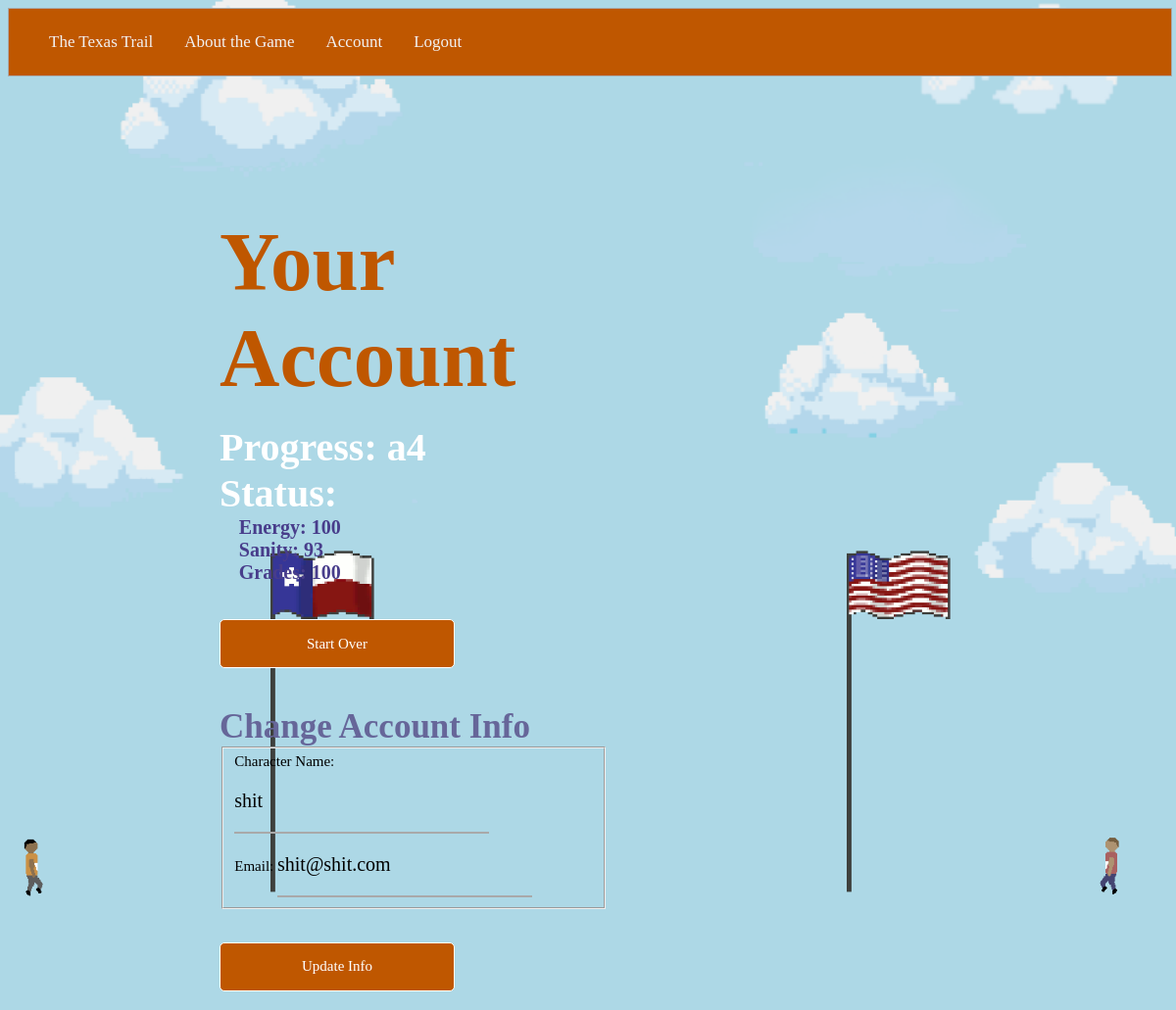
Before: /account (signed in) with the older database file.
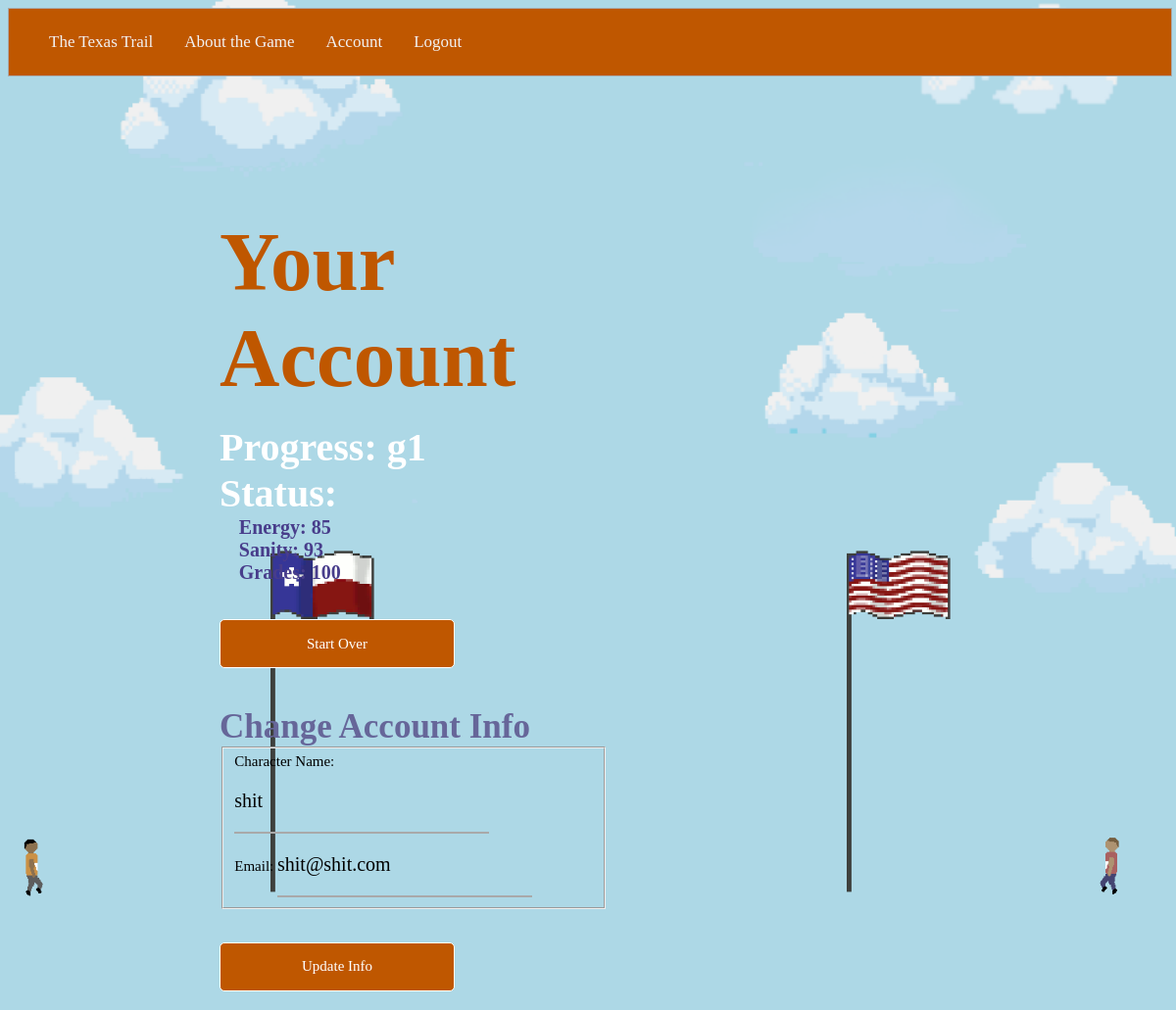
After: the same page with the newer database file.
### Application/models.py (models this page shows, shortened)
class User(db.Model, UserMixin):
	id = db.Column(db.Integer, primary_key=True)
	username = db.Column(db.String(20), unique=True, nullable=False)
	email = db.Column(db.String(120), unique=True, nullable=False)
	password = db.Column(db.String(60), nullable=False)
	energy = db.Column(db.Integer, nullable=False, default=100)
	sanity = db.Column(db.Integer, nullable=False, default=100)
	grades = db.Column(db.Integer, nullable=False, default=100)
	progress = db.Column(db.String(2), nullable=False, default='a1')

### Application/routes.py (the view)
@application.route('/account', methods=['GET', 'POST'])
@login_required
def account():
	form = UpdateInfo()
	if form.validate_on_submit():
		current_user.username = form.username.data
		current_user.email = form.email.data
		db.session.commit()
		flash('Info Updated', 'success')
		return redirect(url_for('account'))
	elif request.method == 'GET':
		form.username.data = current_user.username
		form.email.data = current_user.email
	return render_template('account.html', title='Account Information', form=form)

### Application/forms.py (shortened to what this page needs)
class UpdateInfo(FlaskForm):
	username = StringField("Character Name: ", validators=[DataRequired()])
	email = StringField("Email: ", validators=[DataRequired(), Email()])
	submit = SubmitField('Update Info')

### Application/models.py (called while the page is built)
@login_manager.user_loader
def load_user(user_id):
	return User.query.get(int(user_id))

### Application/templates/account.html (shortened to what this page needs)
{% extends "layout.html" %}
{% block content %}
<body id='account'>
  <div class='theGrid'>
    <div class='left-body'>
      <h1>Your Account</h1>
      <h2 style= "margin: 5% 0 0 0">
        Progress: {{ current_user.progress }}
        <br>
        Status:<br>
        <p style="margin-left: 5%">
          Energy: {{ current_user.energy }} <br>
          Sanity: {{ current_user.sanity }} <br>
          Grades: {{ current_user.grades }} <br>
        </p>
      </h2>
      <br><br>
      <div class='buttonList'>
            <form method ="get" action = "/reset_game"><button class ='button'>Start Over</button></form>
      </div>
      <h3>Change Account Info</h3>
      <form method="POST" action="" enctype="multipart/form-data" style= "font-family: Hardware; font-size: 15px">
            <fieldset class="form-group">
                <div class="form-group">
                    {{ form.username.label(class="form-control-label") }}
                    {% if form.username.errors %}
                        {{ form.username(class="form-control form-control-lg is-invalid") }}
                        <div class="invalid-feedback">
                            {% for error in form.username.errors %}
                                <span>{{ error }}</span>
                            {% endfor %}
                        </div>
                    {% else %}
                        {{ form.username(class="form-control form-control-lg") }}
                    {% endif %}
                </div>
                <div class="form-group">
                    {{ form.email.label(class="form-control-label") }}
                    {% if form.email.errors %}
                        {{ form.email(class="form-control form-control-lg is-invalid") }}
                        <div class="invalid-feedback">
                            {% for error in form.email.errors %}
                                <span>{{ error }}</span>
                            {% endfor %}
                        </div>
                    {% else %}
                        {{ form.email(class="form-control form-control-lg") }}
                    {% endif %}
                </div>
            </fieldset>
            <div class="form-group" style="padding: 0 0 5% 0">
              <br><br>
                {{ form.submit(class="button") }}
            </div>
      </form>
    </div>
  </div>
</body>
{% endblock %}

### Application/templates/layout.html (shortened to what this page needs)
<!DOCTYPE html>
<html>
	<head>
		<link type="text/css" rel="stylesheet" href="{{url_for('static', filename='style.css') }}" />
	</head>
	<body>
		<div class="navBar">
			<ul>
			  <a href="/">The Texas Trail</a>
			  	{%if current_user.is_authenticated %}
			  		<a href="/about">About the Game</a>
			  		<a href="/account">Account</a>
			  		<a href="/logout">Logout</a>
			  	{% else %}
			  		<a href="/about">About the Game</a>
			  		<a href="/login">Login</a>
			  		<a href="/register">Register</a>
			  	{% endif %}
			</ul>
		</div>
		{% block content %}{% endblock %}
	</body>
</html>

### Application/static/style.css (style rules this page uses)
.theGrid { display: grid; height: 100vh; width: 100vw; grid-template-columns: 18% 13% 20% 332px auto 11%; grid-template-rows: auto 600px auto; }
body { height: 95vh; width: 99vw; background: url(./Backgrounds/70.jpg) no-repeat center center fixed; -webkit-background-size: cover; -moz-background-size: cover; -o-background-size: cover; background-size: cover; overflow-x: hidden; }
body#account { background: url(./Backgrounds/walkScene.gif), url(./Backgrounds/UTTower.png), url(./Backgrounds/FlagAnim.gif), url(./Backgrounds/sky.png); -webkit-background-size: cover; -moz-background-size: cover; -o-background-size: cover; background-position: center; background-attachment: fixed; background-repeat: no-repeat; overflow-x: hidden; background-size: contain, contain, contain, cover; }
h1 { font-family: 'Dude'; font-size: 85px; color: #bf5700; margin: 10% 0 0 0; }
h2 { font-family: 'Hardware'; font-size: 40px; color: white; margin: 30% 0 0 0; }
h3 { font-family: 'Hardware'; font-size: 35px; color: #666699; margin: 10% 0 0 0; }
button { font-family: 'Hardware'; font-size: 20px; color: white; }
p { font-family: 'Hardware'; font-size: 20px; color: darkslateblue; margin: 0; padding: 0; z-index: 1000; }
a { transition: 1s ease; text-decoration: none; color: grey; margin: 0; padding: 0; }
.buttonList { margin: 0; padding: 0; }
ul { padding: 0; margin: 0; }
.left-body { grid-row: 2; grid-column: 2/4; }
.button { border:0.1em solid #FFFFFF; border-radius: 5px; padding: 0; box-sizing: border-box; text-decoration:none; font-weight:300; font-family: 'Hardware'; color:#FFFFFF; font-size: 15px; background: #bf5700; text-align:center; transition: all 0.2s; width: 240px; height: 50px; -webkit-transition: all 1s ease; white-space: nowrap; }
.navBar { border: 1px solid darkGray; transition: 0.9s ease; overflow: hidden; background-color: #bf5700; padding: 10px 25px; font-family: 'Dude'; font-size: 15px;; }
.navBar a { float: left; color: #f2f2f2; text-align: center; padding: 14px 16px; text-decoration: none; font-size: 17px; }
input { border: black; border-bottom: 2px solid darkGray; transition: 0.9s ease; width: 260px; background-color: transparent; padding: 20px 0 20px 0; font-size: 20px; font-family: 'Hardware'; }

Changed rows visible on the page:
changed User "shit": progress "a4" → "g1"; energy "100" → "85"
